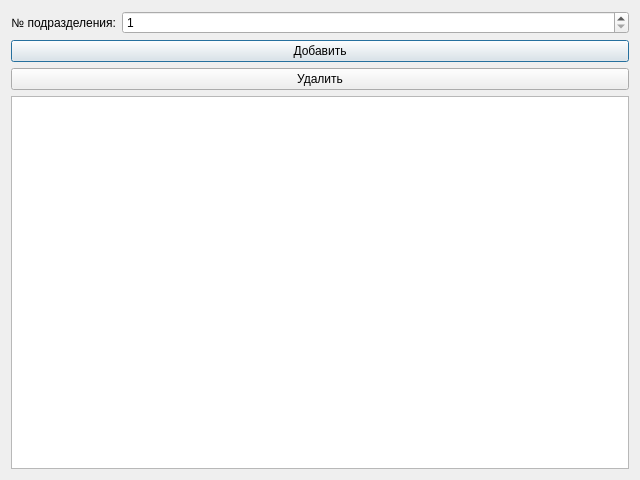
<?xml version="1.0" encoding="UTF-8"?>
<ui version="4.0">
 <class>AddDepartment</class>
 <widget class="QDialog" name="AddDepartment">
  <property name="geometry">
   <rect>
    <x>0</x>
    <y>0</y>
    <width>640</width>
    <height>480</height>
   </rect>
  </property>
  <property name="windowTitle">
   <string>Dialog</string>
  </property>
  <layout class="QGridLayout" name="gridLayout">
   <item row="0" column="1">
    <widget class="QSpinBox" name="spinBoxNumber">
     <property name="sizePolicy">
      <sizepolicy hsizetype="MinimumExpanding" vsizetype="Fixed">
       <horstretch>0</horstretch>
       <verstretch>0</verstretch>
      </sizepolicy>
     </property>
     <property name="minimum">
      <number>1</number>
     </property>
     <property name="maximum">
      <number>9</number>
     </property>
    </widget>
   </item>
   <item row="3" column="0" colspan="2">
    <widget class="QTableView" name="tableView">
     <property name="editTriggers">
      <set>QAbstractItemView::NoEditTriggers</set>
     </property>
     <property name="alternatingRowColors">
      <bool>true</bool>
     </property>
     <property name="sortingEnabled">
      <bool>true</bool>
     </property>
    </widget>
   </item>
   <item row="1" column="0" colspan="2">
    <widget class="QPushButton" name="pushButtonAdd">
     <property name="text">
      <string>Добавить</string>
     </property>
    </widget>
   </item>
   <item row="0" column="0">
    <widget class="QLabel" name="label">
     <property name="text">
      <string>№ подразделения:</string>
     </property>
     <property name="alignment">
      <set>Qt::AlignRight|Qt::AlignTrailing|Qt::AlignVCenter</set>
     </property>
    </widget>
   </item>
   <item row="2" column="0" colspan="2">
    <widget class="QPushButton" name="pushButtonDel">
     <property name="text">
      <string>Удалить</string>
     </property>
    </widget>
   </item>
  </layout>
 </widget>
 <resources/>
 <connections/>
</ui>
